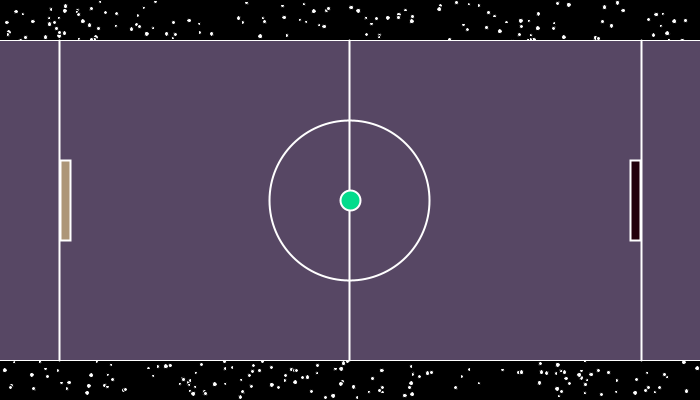
Frame 1 (no input)
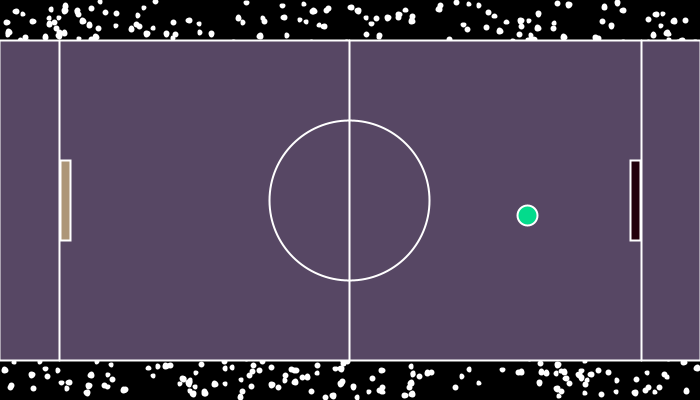
Frame 60 (the mouse pressed at the canvas centre just before this capture)
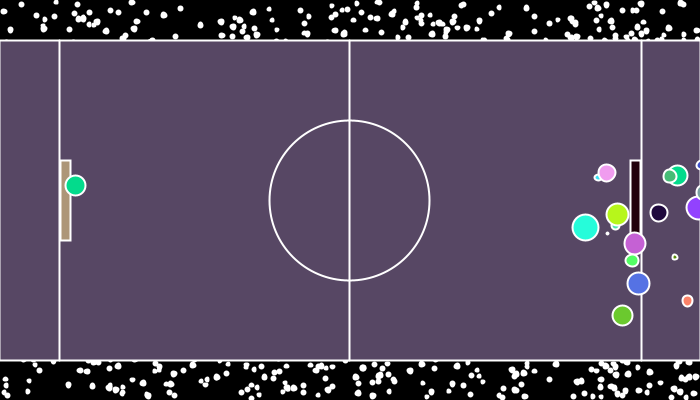
Frame 120 (the mouse held since frame 60 and released just before this capture)

The Processing sketch that drew these frames (run headless with seeded random() and noise(); from frame 60 on, the mouse is pressed at the canvas centre):

// Processing sketch: Pong
// ── Pong.pde
//global variables and objects
Ball myBall, movedBall; // Both 1/2's of constructor
Ball[] fireworks = new Ball[25];
Paddle pongTable, myPaddle, yourPaddle;
//
color pongTableColour = #171CFA; //ERROR: move to table CLASS, 255 is full Blue
boolean speedActive = true;
boolean explosion = true;
float gravity=0.5;
//
void setup() {
  size(700, 400); //fullscreen(); displayWidth; displayHeight
  //ScreenSizeChecker for landscape, portrait, square views
  //Updated automatically for screen rotation on android
  // Population
  starsSetup();
  myBall = new Ball();
  for (int i=0; i < fireworks.length; i++) {
    fireworks[i] = new Ball( width*-1, height*-1, 0.5 );
  }
  movedBall = new Ball(width*-1, height*-1, myBall.diameter, myBall.colour, myBall.xSpeed, myBall.ySpeed);
  //error: paddle constructor for table does not populate paddle variables before paddles, paddle variables fail due to NULL
  //pongTable = new Paddle(); //rect(), drawn here
  myPaddle = new Paddle( 0, myBall.diameter );
  yourPaddle = new Paddle( width, myBall.diameter);
  //
} //end setup
//
void draw() { 
  //background(pongTableColour); //Night mode is known in CLASS, not DRIVER
  starsDraw();
  //
  //Arithmetic for paddles
  //paddles drawn before ball
  myPaddle.table();
  myPaddle.draw();
  yourPaddle.draw();
  //
  if ( myBall.disappear == true ) {
    //EMPTY IF
    //myBall.step(); //Keeps active the variables but not .draw
  } else {
    myBall.draw();
  }
  //
  myBall.bounce(myPaddle.tableY, myPaddle.tableBottom);
  movedBall.bounce(myPaddle.tableY, myPaddle.tableBottom);
  //
  //myBall.tableYUpdate(myPaddle.tableX, myPaddle.tableY, myPaddle.tableWidth, myPaddle.tableHeight, myPaddle.paddleX, yourPaddle.paddleX, myPaddle.paddleY, yourPaddle.paddleY, myPaddle.paddleWidth, myPaddle.paddleHeight, yourPaddle.paddleHeight);
  //movedBall.tableYUpdate(myPaddle.tableX, myPaddle.tableY, myPaddle.tableWidth, myPaddle.tableHeight, myPaddle.paddleX, yourPaddle.paddleX, myPaddle.paddleY, yourPaddle.paddleY, myPaddle.paddleWidth, myPaddle.paddleHeight, yourPaddle.paddleHeight);
  //Trigger: left goal, right goal
  //ERROR: ball instance still bounces
if ((myBall.x < (2*myBall.diameter) || myBall.x > ( width-(2*myBall.diameter)) || movedBall.x < (2*movedBall.diameter) || movedBall.x > ( width-(2*movedBall.diameter)))) {
    if (explosion==true) {
    if (myBall.x < (2*myBall.diameter) || myBall.x > ( width-(2*myBall.diameter)) ) netExplosion(myBall.x, myBall.y);
    if (movedBall.x < (2*movedBall.diameter) || movedBall.x > ( width-(2*movedBall.diameter)) ) netExplosion(movedBall.x, movedBall.y);
    }
    explosion=false;
  } //Goal, firework constructor execution, based on x-value
  else 
  {
  explosion=true;
  }
  //
  for (int i=0; i < fireworks.length; i++) {
    fireworks[i].draw();
  }
  println(fireworks[0].y);
  movedBall.draw();
} //end draw
//
void keyPressed() {
  if (key=='o' || key=='O') {
    if (speedActive == true) {
    myBall.xSpeed*=1.25;
    myBall.ySpeed*=1.25;
    speedActive=false;
    }
  } 
  if (key=='a' || key=='A') {
    if (speedActive == true) {
    myBall.xSpeed*=1.25;
    myBall.ySpeed*=1.25;
    speedActive=false;
    }
  } 
  //
  myPaddle.keyPressedWS();
  yourPaddle.keyPressedOL();
} //end keyPressed
//
void keyReleased() {
  if (key=='o' || key=='O') {
  myBall.xSpeed/=1.25;
  myBall.ySpeed/=1.25;
  speedActive=true;
  }
  if (key=='a' || key=='A') {
  myBall.xSpeed/=1.25;
  myBall.ySpeed/=1.25;
  speedActive=true;
  }
  //
  myPaddle.keyReleasedWS();
  yourPaddle.keyReleasedOL();
} //end KeyReleased
void mousePressed() {
  starsMousePressed();
  for (int i=0; i < fireworks.length; i++) {
    fireworks[i] = new Ball(mouseX, mouseY, 0.5);
  }
  movedBall = new Ball(mouseX, mouseY, myBall.diameter, myBall.colour, myBall.xSpeed, myBall.ySpeed);
} //end mousePressed
//
void ballCollisions() {
  //change code to instances
  //if ( x < 0+(diameter*1/2) || x > width-(diameter*1/2) ) xSpeed *= xDirection; //Repetition is *-1
  //if ( y < 0+(diameter*1/2) || y > height-(diameter*1/2)) ySpeed *= yDirection; //Repetition is *-1
}//End ball collisions
//End DRIVER

// ── Ball.pde
/*Known ERRORS
- Night Mode: Ball colour is full blue
*/
class Ball
{
  //Global variables (of class)
  float x, y, diameter;
  color colour;
  float xSpeed, ySpeed, xDirection, yDirection, xSpeedChange=1.0, ySpeedChange=1.0;
  float gravity=0.0;
  Boolean disappear=false;
  //static int count = 25; //Static number for amount of ball instances in a firework
  //
  //Multiple Constructors by identifying different parameters
  Ball () {
    //Costructor Is... hard coded, single variable object
    //Local variables, deleted at the end of constructor
    int startX = width*1/2;
    int startY = height*1/2;
    int referentMeasure = ( width<height) ? width : height ; //review ternary operator
    //
    //Object variables
    this.x = startX; //span myBall in middle of display
    this.y = startY; 
    this.diameter = referentMeasure*1/20;
    this.colour = color ( random(255), random(255), random(255)) ; //random(), shortcut, casting from float to intin color var
    this.xSpeed = xDirection(); // float, could be any number
    this.ySpeed = yDirection();
    xDirection = -1; //float, truncated, must be minimum 2
    yDirection = -1;
    this.xSpeedChange = 1.0;
    this.ySpeedChange = 1.0;
  }//End Ball Constructor
  //
  //Firework constructor
  Ball (float xParameter, float yParameter, float gravityParameter) {
    //Ball(); //Place holder
    this.x = xParameter; //ERROR: trigger when ball enters goal
    this.y = yParameter; //ERROR: trigger when ball enters goal
    this.colour = color ( random(255), random(255), random(255)) ;
    this.diameter = random(width*1/25);
    this.xSpeed = random(-5, 5);
    this.ySpeed = random(-5, 5);
    gravity = gravityParameter; //gloabl variable = local variable
    
  } //End firework
  //
  //overloaded constructor, moved ball constructor
  //must look like old Ball instance, and make old ball instance disappear
  Ball(float xParameter, float yParameter, float diameterParameter, color colourParameter, float xSpeedParameter, float ySpeedParameter) {
    this.x = xParameter; //spawn myBall in middle of the display
    this.y = yParameter;
    this.diameter = diameterParameter;
    this.colour = colourParameter;
    this.xSpeed = xSpeedParameter;
    this.ySpeed = ySpeedParameter;
    //
    //
    this.xSpeed = xDirection(); // float, could be any number
    this.ySpeed = yDirection();
    xDirection = -1; //float, truncated, must be minimum 2
    yDirection = -1;
    this.xSpeedChange = 1.0;
    this.ySpeedChange = 1.0;
    //
    //
  } //End movedBall constructor
  //
  float xDirection() {
    float xDirection = int ( random(-6, 6) );
    while (xDirection > -3 && xDirection < 3) {
      xDirection = int ( random(-6, 6) ); //variable must be populated first
    }
    return xDirection;
  }
  float yDirection() {
    float yDirection = int ( random(-6, 6) );
    while (yDirection > -3 && yDirection < 3) {
      yDirection = int ( random(-6, 6) ); //variable must be populated first
    }
    return yDirection;  
  }
  void draw() { //ball, different draw function than the main program
    fill(colour); //caution: must reset defaults
    ellipse(x, y, diameter, diameter); //Easter egg: at bounce, diameters changes
    fill(0);
    //
    step(); //manipulating the variables
  } //End draw
  void step() {
    ySpeed += gravity; //ball() is not affected, gravity is zero for it
    x += xSpeed * xSpeedChange; //x = x + xSpeed
    y += ySpeed * ySpeedChange;
  } //End step
  void bounce(float topParameter, float bottomParameter) {
    if ( x < 0+(diameter*1/2) || x > width-(diameter*1/2) ) xSpeed *= xDirection; //Repetition is *-1
    if ( y < topParameter+(diameter*1/2) || y > bottomParameter-(diameter*1/2)) ySpeed *= yDirection; //Repetition is *-1
    //paddle horizontal bounce code
    if (x < width*1/2) {
      if ( y < (myPaddle.paddleY+myPaddle.paddleHeight) & y > myPaddle.paddleY & x <= (myPaddle.paddleX+myPaddle.paddleWidth+diameter*1/2) & x >= (myPaddle.paddleX-diameter*1/2)) xSpeed *= xDirection;
    }
    if (x > width*1/2) {
      if ( y < (yourPaddle.paddleY+yourPaddle.paddleHeight) & y > yourPaddle.paddleY & x >= (yourPaddle.paddleX-diameter*1/2) & x <= (yourPaddle.paddleX+yourPaddle.paddleWidth+diameter*1/2) ) xSpeed *= xDirection;
    }
    //paddle vertical bounce code
    if (x < width*1/2) {
      if ( y < (myPaddle.paddleY+myPaddle.paddleHeight+diameter*1/2) & y > myPaddle.paddleY-(diameter*1/2) & x >= myPaddle.paddleX & x <= (myPaddle.paddleX+myPaddle.paddleWidth) ) ySpeed *= yDirection;
    }
    if (x > width*1/2) {
      if ( y < (yourPaddle.paddleY+yourPaddle.paddleHeight+diameter*1/2) & y > yourPaddle.paddleY-(diameter*1/2) & x >= yourPaddle.paddleX & x <= (yourPaddle.paddleX+yourPaddle.paddleWidth) ) ySpeed *= yDirection;
    }
  }//End bounce
  //
  /*
  void tableYUpdate( float tableYParameter, float tableHeightParameter, float tableWidthParameter, float tableXParameter, float myPaddleXParameter, float yourPaddleXParameter, float myPaddleYParameter, float yourPaddleYParameter, float paddleWidthParameter, float myPaddleHeightParameter, float yourPaddleHeightParameter ) {
    tableY = tableYParameter;
    tableHeight = tableHeightParameter;
    tableWidth = tableXParameter + tableWidthParameter;
    paddleX = (x < tableWidth/2) ? myPaddleXParameter : yourPaddleXParameter;
    paddleY = (x < tableWidth/2) ? myPaddleXParameter : yourPaddleXParameter;
    paddleWidth = paddleWidthParameter;
    paddleHeight = (ballX < tableWidth/2) ? myPaddleHeightParameter : yourPaddleHeightParameter;
  }*/
} //end BALL

// ── Method_netExplosion.pde
void netExplosion(float xParameter, float yParameter) {
  for (int i=0; i < fireworks.length; i++) {
    fireworks[i] = new Ball(xParameter, yParameter, 1.0);
  }
} //End netExplosion

// ── NightstarsMetaphor.pde
//global variables
int NumberOfStars=1500;
Star[] stars = new Star[NumberOfStars];

void starsSetup() {
  createStars();
}//end setup
//
void starsDraw() {
  background(#000000);
  fill(255);
  for (int i=0; i<stars.length; i++) {
    stars[i].draw();
  }
}
//
void starsMousePressed() {
  createStars();
}//end mousePressed

// ── Paddle.pde
/* Known errors
-TBA
*/
class Paddle {
  //
  //global variables
  float tableX, tableY, tableWidth, tableHeight, tableBottom;
  float netX, netY, netWidth, netHeight;
  float paddleX, paddleY, paddleWidth, paddleHeight, paddleStartHeight;\
  int paddleMove;
  color paddleColour;
  boolean up=false, down=false; //keyPressed to draw
  //
  //Overloaded constructor
  Paddle (float paddleStartParameter, float ballDiameterParameter) {
    tablePopulation(); //technically, vars populated twice
    netWidth = ballDiameterParameter*3;
    paddleWidth = ballDiameterParameter * 1/2;
    tableY = height * 1/10; 
    tableHeight = height * 4/5;
    tableBottom = tableY+tableHeight;
    tableWidth = width+1;
    if (paddleStartParameter == 0) netX = paddleStartParameter; //Adding to the netXk
    if ( paddleStartParameter == width ) {
      netX = paddleStartParameter - netWidth*2 - paddleWidth; //Subtracting the netX
    }
  this.paddleX = netX + netWidth;
  if ( paddleStartParameter == width ) netX = paddleStartParameter - netWidth;
  paddleStartHeight = .25;
  this.paddleHeight = tableHeight*paddleStartHeight; //color(int(random()), int(random()), int(random())
  this.paddleY = tableY + (tableHeight * 1/2) - ( paddleHeight*1/2 );
  this.paddleColour = color ( random(255), random(255), random(255)); //greyscale
  paddleMove =5; //easter egg, paddle speed is 1 pixel but can change
  } //end paddle constructor
  //
  //Pong Table Constructor
  //CAUTION: executes once, can be a problem
  void tablePopulation() {
    //table variables required for pong-paddle objects
    tableX = -1;
    tableY = height * 1/10; 
    tableHeight = height * 4/5;
    tableWidth = width+2;
  }// end paddle for table constructor
  void draw() {
    //CAUTION: pong table drawn 120 times a second, code in both paddle instances
    //system resources ERROR: draw loop is too much for one drawing
    fill(paddleColour);
    paddles();
    fill(0);
    if (up == true) movePaddleUp();
    if (down == true) movePaddleDown();
  }//end draw
  //
  //VOIDs and RETURNs
  //draw table
  void table() {
    stroke(255);
    fill(#574764);
    rect(tableX, tableY, tableWidth, tableHeight); //need lines for design
    strokeWeight(2);
    ellipse(tableX+width/2, tableY+tableHeight/2, tableHeight/2, tableHeight/2);
    line(tableX+width/2, tableY, tableX+width/2, tableHeight*1.125);
    line(tableX+(myBall.diameter*3), tableY, tableX+(myBall.diameter*3), tableHeight*1.125);
    line(tableX+width-(myBall.diameter*2.9), tableY, tableX+width-(myBall.diameter*2.9), tableHeight*1.125);
    strokeWeight(2);
    //line(); //alternative design
  }//end table
  //draw paddles
  void paddles() {
    rect(paddleX, paddleY, paddleWidth, paddleHeight);
  } //End paddles
  //
  void movePaddleDown() {
    paddleY += paddleMove;
    if ( paddleY > tableY+tableHeight-paddleHeight ) paddleY = tableY+tableHeight-paddleHeight;
    //this.down=false; //ERROR: boolean reset means only one paddle at a time, no gaming
  } //end move paddleDown
  //
  void movePaddleUp() {
    paddleY -= paddleMove;
    if ( paddleY < tableY ) paddleY = tableY; //error catch
    //this.up=false; //ERROR: boolean reset means only one paddle at a time, no gaming
  } //end move paddleUp
  //
 void keyPressedWS() {
    if (key=='w' || key=='W') up=true;
    if (key=='s' || key=='S') down=true;
  }
  //
  void keyPressedOL() {
    if (key=='o' || key=='O') up=true;
    if (key=='l' || key=='L') down=true;   
  }
  //
  void keyReleasedWS() {
    if (key=='w' || key=='W') up=false;
    if (key=='s' || key=='S') down=false;
  }
  //
  void keyReleasedOL() {
    if (key=='o' || key=='O') up=false;
    if (key=='l' || key=='L') down=false;     
  }
  //
}// end paddle

// ── Star.pde
class Star {
  //global variables
  float x, y, diameter;
  //
  Star(float xParameter, float yParameter, float diameterParameter) {
    this.x = xParameter;
    this.y = yParameter;
    this.diameter = diameterParameter;
  }//end star constructor
  //
  void draw() {
    ellipse(x, y, diameter, diameter);
  }
}

// ── StarC.pde
void createStars() 
{
for (int i=0; i<stars.length; i++) {
  float diameterRandom = random(width*1/200, width*1/120);
    float xRandom = random(diameterRandom*1/2, width-diameterRandom*1/2);
    float yRandom = random(diameterRandom*1/2, height-diameterRandom*1/2);
    stars[i] = new Star(xRandom, yRandom, diameterRandom);
    int j=i;
    //
    while (j>=0) {
      if (xRandom-diameterRandom*1/2 > stars[j].x && xRandom+diameterRandom*1/2 < stars[j].x) {
        xRandom = random(diameterRandom*1/2, width-diameterRandom*1/2);
      }
      j--; //first j
    }//end while x
    stars[i] = new Star( xRandom, yRandom, diameterRandom );
    j=i;
    while ( j>=0 ) {
      if (yRandom-diameterRandom*1/2 > stars[j].y && yRandom+diameterRandom*1/2 < stars[j].y) {
        yRandom = random(diameterRandom*1/2, height-diameterRandom*1/2);
      }
      j--; //second j
    }//end while y
    stars[i] = new Star(xRandom, yRandom, diameterRandom);
}//end population
}
